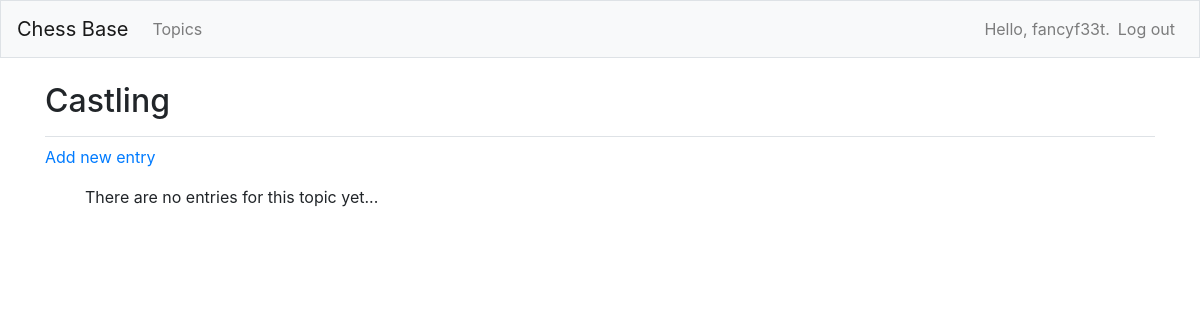
/topics/4/ (signed in), run on an earlier commit of the app's database.
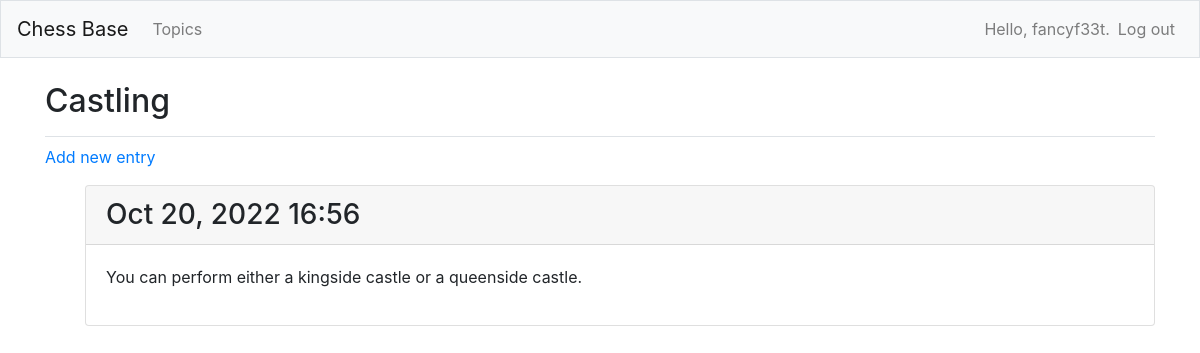
And on a later commit of the database.
### chess_bases/models.py (models this page shows)
class Entry(models.Model):
    topic = models.ForeignKey(Topic, on_delete=models.CASCADE)
    text = models.TextField()
    date_added = models.DateTimeField(auto_now_add=True)
    class Meta:
        verbose_name_plural = 'entries'

### chess_bases/views.py (the view)
# urls.py: path('topics/<int:topic_id>/', views.topic, name='topic'),
@login_required
def topic(request, topic_id):
    topic = Topic.objects.get(id=topic_id)
    if topic.owner != request.user:
        raise Http404
    entries = topic.entry_set.order_by('-date_added')
    context = {'topic': topic, 'entries': entries}
    return render(request, 'chess_bases/topic.html', context)

### chess_bases/models.py (called while the page is built)
    def __str__(self):
        return self.text

### chess_bases/templates/chess_bases/topic.html (shortened to what this page needs)
{% extends 'chess_bases/base.html' %}
{% block page_header %}
<h2>{{ topic }}</h2>
{% endblock page_header %}
{% block content %}
<p>
    <a href="{% url 'chess_bases:new_entry' topic.id %}">Add new entry</a>
</p>
<ul>
    {% for entry in entries %}
    <div class="card mb-3">
        <h3 class="card-header">
            {{ entry.date_added|date:'M d, Y H:i' }}
        </h3>
        <div class="card-body">
            {{ entry.text|linebreaks }}
        </div>
    </div>
    {% empty %}
    <p>There are no entries for this topic yet...</p>
    {% endfor %}
</ul>
{% endblock content %}

What changed in the data, as far as the page shows it:
added Entry: date_added "Oct 20, 2022 16:56", text "You can perform either a kingside castle or a queenside castle."
Also different on the page:
text no longer shown: "There are no entries for this topic yet..."
